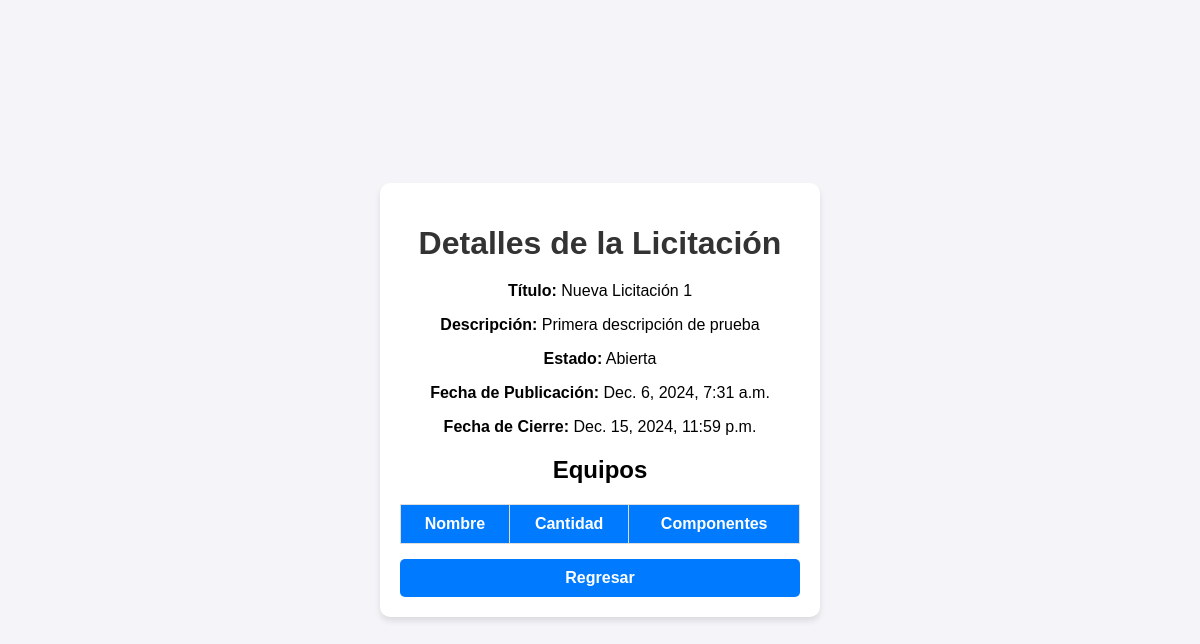
/api/licitaciones/ver/1/ (signed in), run on the app's committed database.
### gestion_licitaciones/models.py (models this page shows, shortened)
class Licitacion(models.Model):
    ESTADO_CHOICES = [
        ('Abierta', 'Abierta'),
        ('Cerrada', 'Cerrada'),
    ]
    titulo = models.CharField(max_length=255)
    descripcion = models.TextField()
    fecha_publicacion = models.DateTimeField(auto_now_add=True)
    fecha_cierre = models.DateTimeField()
    estado = models.CharField(
        max_length=10,
        choices=ESTADO_CHOICES,
        default='Abierta',
    )
    usuario = models.ForeignKey(Usuario, on_delete=models.CASCADE, related_name='licitaciones')

### gestion_licitaciones/views.py (the view)
# urls.py: path('ver/<int:licitacion_id>/', ver_licitacion_view, name='ver_licitacion'),
@login_required
def ver_licitacion_view(request, licitacion_id):
    licitacion = get_object_or_404(Licitacion, id=licitacion_id)
    detalles = licitacion.detalles.all()
    return render(request, 'licitaciones/ver_licitacion.html', {
        'licitacion': licitacion,
        'detalles': detalles,
    })

### templates/licitaciones/ver_licitacion.html (shortened to what this page needs)
<!DOCTYPE html>
<html lang="es">
<head>
    {% load static %}
    <link rel="stylesheet" href="{% static 'css/styles.css' %}">
</head>
<body>
    <div class="container">
        <h1>Detalles de la Licitación</h1>
        <p><strong>Título:</strong> {{ licitacion.titulo }}</p>
        <p><strong>Descripción:</strong> {{ licitacion.descripcion }}</p>
        <p><strong>Estado:</strong> {{ licitacion.estado }}</p>
        <p><strong>Fecha de Publicación:</strong> {{ licitacion.fecha_publicacion }}</p>
        <p><strong>Fecha de Cierre:</strong> {{ licitacion.fecha_cierre }}</p>
        <h2>Equipos</h2>
        <table>
            <thead>
                <tr>
                    <th>Nombre</th>
                    <th>Cantidad</th>
                    <th>Componentes</th>
                </tr>
            </thead>
        </table>
        <a href="{% url 'dashboard' %}" class="dashboard-link">Regresar</a>
    </div>
</body>
</html>

### static/css/styles.css (style rules this page uses)
body { margin: 0; padding: 0; font-family: Arial, sans-serif; background-color: #f4f4f9; display: flex; justify-content: center; align-items: center; min-height: 100vh; }
.container { width: 100%; max-width: 400px; background: #ffffff; padding: 20px; border-radius: 10px; box-shadow: 0 4px 6px rgba(0, 0, 0, 0.1); text-align: center; }
h1 { margin-bottom: 20px; color: #333; }
.dashboard-link { display: block; padding: 10px; background-color: #007BFF; color: white; text-decoration: none; border-radius: 5px; font-weight: bold; }
table { width: 100%; border-collapse: collapse; margin-bottom: 15px; }
table th, table td { padding: 10px; text-align: center; border: 1px solid #ddd; }
table th { background-color: #007BFF; color: #ffffff; font-weight: bold; }

### data on the page
Licitacion: titulo "Nueva Licitación 1", descripcion "Primera descripción de prueba", estado "Abierta", fecha_publicacion "Dec. 6, 2024, 7:31 a.m.", fecha_cierre "Dec. 15, 2024, 11:59 p.m."
